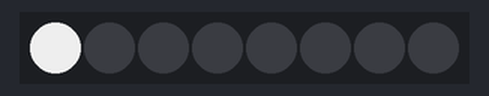
A sketch run on a simulated Arduino Uno, built with avr-gcc and run on an emulated ATmega328P. On the bench: 8 RGB LEDs in strip order, left to right.

Above: at 0.01 s.
At 0.37 s:
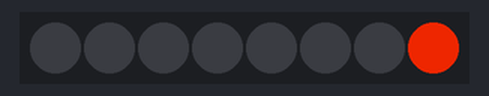
At 0.86 s:
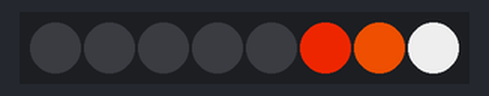
Timing chart, 0 to 40.0 s (numbered marks = the images above):
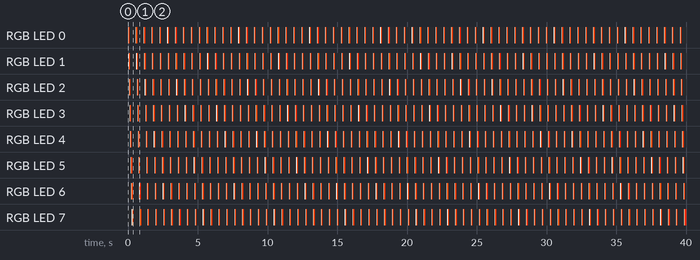

The sketch:

WS2812-LED-Strip.ino
```cpp
#include <FastLED.h>

#define NUM_LEDS 8
#define DATA_PIN 2
#define CHASE_SPEED 40      // ms between steps (lower = faster)
#define TAIL_LENGTH 3       // how many LEDs glow in the trailing fade
#define BRIGHTNESS 200

CRGB leds[NUM_LEDS];

void setup() {
  FastLED.addLeds<WS2813, DATA_PIN, GRB>(leds, NUM_LEDS);
  FastLED.setBrightness(BRIGHTNESS);
}

void loop() {
  runwayChase();
}

void runwayChase() {
  // Run the light from LED 0 → end, like a plane approaching
  for (int pos = 0; pos < NUM_LEDS + TAIL_LENGTH; pos++) {

    // Clear all LEDs
    FastLED.clear();

    // Draw the chasing head + fading tail
    for (int t = 0; t < TAIL_LENGTH; t++) {
      int ledIndex = pos - t;
      if (ledIndex >= 0 && ledIndex < NUM_LEDS) {
        // Head is brightest white, tail fades to amber
        uint8_t fade = 255 - (t * (255 / TAIL_LENGTH));
        if (t == 0) {
          leds[ledIndex] = CRGB(255, 255, 255);           // Bright white head
        } else {
          leds[ledIndex] = CRGB(255, fade / 2, 0);        // Amber fade tail
        }
      }
    }

    FastLED.show();
    delay(CHASE_SPEED);
  }

  // Brief pause at end before repeating (like a cycle reset)
  delay(120);
}
```

Measured:
- by itself, RGB LED 0–7: repeats every 0.57 s: RGB(200, 66, 0) 0.04 s, RGB(200, 32, 0) 0.04 s, off 0.44 s, RGB(200, 200, 200) 0.04 s
- by itself, everything shown: repeats every 0.57 s, in 11 steps
